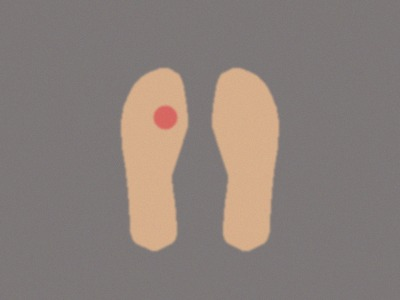
#> input picture samples/feet_inflamed.jpg, 400 x 300 px
$ python -i ai_analysis.py   (imports and definitions only)
#> lines starting #> are read from the running program, lines starting #| are printed output that depends on the picture; after the words box and inside, x2 and y2 are one past the last pixel; in counts of white or black regions, pixels touching at a corner belong together
#> further down, picture is the input picture: shape (300, 400, 3); mean B, G, R 122, 127.5, 138.3
"""
ai_analysis.py - general analysis of the foot from the normal (visible-light) camera.

Two layers:
  1. analyse_visual()  rule-based computer vision (works today, no training needed):
       finds each foot, then looks for areas that are redder than the rest of that foot
       (possible inflammation) and areas much darker than the rest (possible wound / tissue damage).
  2. FootAI            optionally adds a trained detector (ultralytics YOLO) if you pass a model file:
       python main.py --model my_foot_model.pt        (class names like "ulcer", "wound" are treated as serious)
       This part is UNTESTED here because there is no trained model yet.

The visible-light camera cannot measure temperature. The "redness map" it produces is a RELATIVE
colour index drawn with heat colours - it is NOT degrees.
Screening aid only: sensitive to lighting and white balance, not a diagnosis.
"""
import numpy as np
import cv2

import config as C


def _filled(mask_bool, min_area):
    cs, _ = cv2.findContours(mask_bool.astype(np.uint8), cv2.RETR_EXTERNAL, cv2.CHAIN_APPROX_SIMPLE)
    out = np.zeros(mask_bool.shape, np.uint8)
    cv2.drawContours(out, [c for c in cs if cv2.contourArea(c) >= min_area], -1, 1, -1)
    return out > 0


def _status(red_pct, dark_pct):
    if dark_pct >= C.DARK_ALERT_PCT or red_pct >= C.RED_ALERT_PCT:
        return "ALERT", "#f85149"
    if dark_pct >= C.DARK_WATCH_PCT or red_pct >= C.RED_WATCH_PCT:
        return "WATCH", "#d29922"
    return "NORMAL", "#3fb950"


def analyse_visual(frame):
    """
    Returns dict: found, annotated (BGR), redness_img (BGR), status, color,
                  feet = [ {side 'L'/'R'/'?', cx, red_pct, dark_pct, max_red, area_pct, status, color} ]
    """
    h, w = frame.shape[:2]
#> h = 300; w = 400
    blur = cv2.GaussianBlur(frame, (5, 5), 0)

    # 1) find the feet (skin segmentation)
    ycc = cv2.cvtColor(blur, cv2.COLOR_BGR2YCrCb)
#> ycc: shape (300, 400, 3); mean of channels 0, 1, 2 130.2, 133.9, 123.5
    skin = cv2.inRange(ycc, (0, 133, 77), (255, 180, 135))
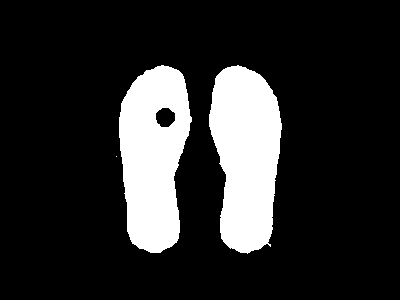
#> skin: shape (300, 400); 16.9% white; 3 white regions (1 under 20 px), largest, box (x1, y1, x2, y2) and area: (209, 65, 282, 254) 10276, (119, 65, 192, 253) 9974
    k = cv2.getStructuringElement(cv2.MORPH_ELLIPSE, (7, 7))
    skin = cv2.morphologyEx(skin, cv2.MORPH_OPEN, k)
#> skin: shape (300, 400); 16.9% white; 2 white regions, box (x1, y1, x2, y2) and area: (209, 65, 282, 254) 10259, (119, 65, 192, 253) 9965
    skin = cv2.morphologyEx(skin, cv2.MORPH_CLOSE, k, iterations=2)
#> skin: shape (300, 400); 16.9% white; 2 white regions
    cs, _ = cv2.findContours(skin, cv2.RETR_EXTERNAL, cv2.CHAIN_APPROX_SIMPLE)
#> cs = 2 contours; box (x1, y1, x2, y2) and area: (209, 65, 282, 254) 10053, (119, 65, 192, 253) 10044
    cs = [c for c in cs if cv2.contourArea(c) >= C.MIN_FOOT_FRAC * h * w]
    cs = sorted(cs, key=cv2.contourArea, reverse=True)[:2]
    if not cs:
        blank = np.full((h, w, 3), (30, 22, 20), np.uint8)
        return dict(found=False, annotated=frame, redness_img=blank, status="NO FOOT",
                    color="#8b949e", feet=[])

    def cx_of(c):
        m = cv2.moments(c)
#> m = moments, m00 10053, centre m10/m00, m01/m00 = (245.8, 154.7)
        return m["m10"] / m["m00"] if m["m00"] else 0.0

    cs = sorted(cs, key=cx_of)                              # left to right in the image
    if len(cs) == 2:
        sides = ["L", "R"] if C.AI_LEFT_IS_IMAGE_LEFT else ["R", "L"]
    else:
        sides = ["?"]

    lab = cv2.cvtColor(blur, cv2.COLOR_BGR2LAB).astype(np.float32)
    L, a = lab[:, :, 0], lab[:, :, 1]

    img = frame.copy()
    union = np.zeros((h, w), bool)
    masks = []
    for c in cs:
        m = np.zeros((h, w), np.uint8)
        cv2.drawContours(m, [c], -1, 255, -1)               # filled: wounds inside the foot stay inside
        masks.append(m > 0)
        union |= m > 0
#> this loop made 2 passes
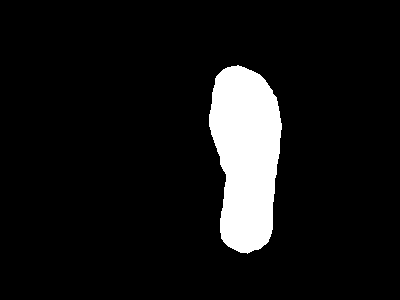
#> m: shape (300, 400); 8.6% white; 1 white region, box (x1, y1, x2, y2) and area: (209, 65, 282, 254) 10264
#> after the loop, masks = 2 items
    img[~union] = (img[~union] * 0.45).astype(np.uint8)

    vmap = np.zeros((h, w), np.float32)
    feet = []
    for c, m, side in zip(cs, masks, sides):
        area = float(m.sum())
        delta = a - float(np.median(a[m]))
        L_med = float(np.median(L[m]))
        min_area = C.MIN_REGION_FRAC * area
        red = _filled(m & (delta > C.RED_DELTA), min_area)
        dark = _filled(m & (L < L_med * C.DARK_RATIO), min_area)
        red_pct, dark_pct = 100.0 * red.sum() / area, 100.0 * dark.sum() / area
        status, color = _status(red_pct, dark_pct)
        feet.append(dict(side=side, cx=cx_of(c), red_pct=red_pct, dark_pct=dark_pct,
                         max_red=float(delta[m].max()), area_pct=100.0 * area / (h * w),
                         status=status, color=color))

        overlay = img.copy()
        overlay[red] = (0, 0, 255)
        overlay[dark] = (200, 60, 160)
        img = cv2.addWeighted(overlay, 0.40, img, 0.60, 0)
        cv2.drawContours(img, [c], -1, (80, 200, 80), 2)
        for mm, col in ((red, (0, 0, 255)), (dark, (200, 60, 160))):
            c2, _ = cv2.findContours(mm.astype(np.uint8), cv2.RETR_EXTERNAL, cv2.CHAIN_APPROX_SIMPLE)
            cv2.drawContours(img, c2, -1, col, 2)
        if red.any():
            iy, ix = np.unravel_index(np.argmax(np.where(red, delta, -1e9)), delta.shape)
            cv2.drawMarker(img, (int(ix), int(iy)), (255, 255, 255), cv2.MARKER_CROSS, 14, 2)
        x, y, bw, bh = cv2.boundingRect(c)
        cv2.putText(img, side, (x + bw // 2 - 6, max(18, y - 6)), cv2.FONT_HERSHEY_SIMPLEX, 0.6, (255, 255, 255), 2)

        v = np.clip((delta + C.RED_DELTA) / (3 * C.RED_DELTA), 0, 1)
        vmap[m] = v[m]
#> this loop made 2 passes
#> (side, area, L_med, min_area, red_pct, dark_pct, status, color) on pass 1: ('L', 10255, 188, 41.02, 4.91, 0, 'ALERT', '#f85149')
#> (side, area, L_med, min_area, red_pct, dark_pct, status, color) on pass 2: ('R', 10264, 188, 41.06, 0, 0, 'NORMAL', '#3fb950')
#> pass 1, in analyse_visual, `delta = a - float(np.median(a[m]))`:
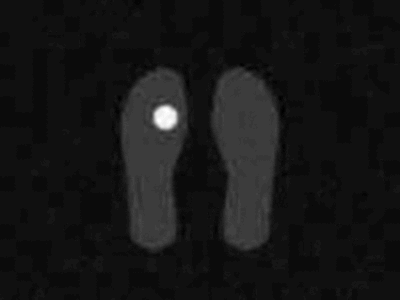
#> delta: shape (300, 400) float32; min -11, max 35, mean -6.9; drawn with min black and max white
#> pass 1, in analyse_visual, `red = _filled(m & (delta > C.RED_DELTA), min_area)`:
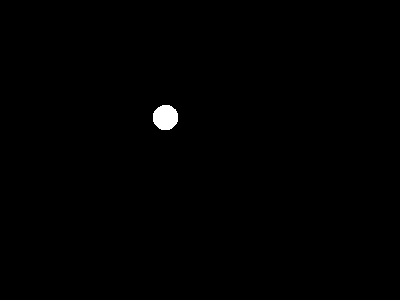
#> red: shape (300, 400) bool; 0.42% white; 1 white region, box (x1, y1, x2, y2) and area: (153, 105, 178, 130) 504
#> after the loop:
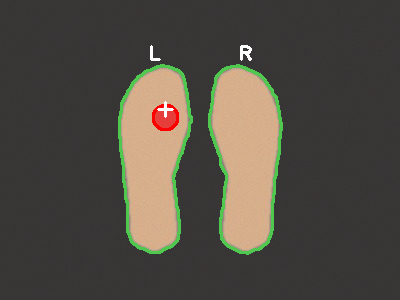
#> img: shape (300, 400, 3); mean B, G, R 67.2, 75.4, 80.9
#> after the loop:
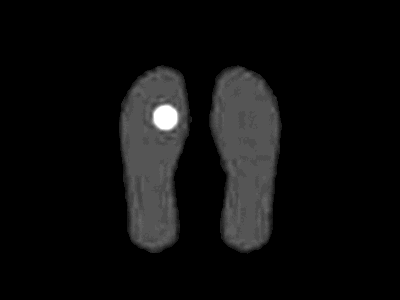
#> vmap: shape (300, 400) float32; min 0, max 1, mean 0.0537
#> after the loop, feet = 2 items

    # relative redness drawn with heat colours (NOT temperature)
    vmap = cv2.GaussianBlur(vmap, (0, 0), 3)
    heat = cv2.applyColorMap((vmap * 255).astype(np.uint8), cv2.COLORMAP_INFERNO)
    alpha = cv2.GaussianBlur(union.astype(np.float32), (0, 0), 2)[..., None]
    redness = (heat * alpha + np.array([30, 22, 20], np.float32) * (1 - alpha)).astype(np.uint8)
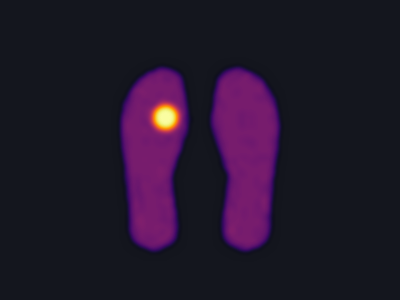
#> redness: shape (300, 400, 3); mean B, G, R 42.3, 22.9, 34.4

    order = {"NORMAL": 0, "WATCH": 1, "ALERT": 2}
    worst = max(feet, key=lambda f: order[f["status"]])
#> worst = {'side': 'L', 'cx': 153.2, 'red_pct': 4.91, 'dark_pct': 0, 'max_red': 35, 'area_pct': 8.55, 'status': 'ALERT', 'color': '#f85149'}
    return dict(found=True, annotated=img, redness_img=redness, status=worst["status"],
                color=worst["color"], feet=feet)


class FootAI:
    """analyse_visual() plus an optional trained YOLO detector."""
    def __init__(self, model_path=None):
        self.model, self.error = None, None
        if model_path:
            try:
                from ultralytics import YOLO               # pip install ultralytics
                self.model = YOLO(model_path)
            except Exception as e:                         # missing package / bad file: keep running
                self.error = str(e)

    def analyse(self, frame):
        res = analyse_visual(frame)
        res["detections"] = []
        if self.model is None:
            return res
        try:
            r = self.model(frame, verbose=False)[0]
            for b in r.boxes:
                conf = float(b.conf[0])
                label = str(r.names[int(b.cls[0])])
                x1, y1, x2, y2 = [int(v) for v in b.xyxy[0].tolist()]
                cx = (x1 + x2) / 2
                side = "?"
                if res["feet"]:
                    side = min(res["feet"], key=lambda f: abs(f["cx"] - cx))["side"]
                res["detections"].append(dict(label=label, conf=conf, side=side, box=(x1, y1, x2, y2)))
                cv2.rectangle(res["annotated"], (x1, y1), (x2, y2), (0, 215, 255), 2)
                cv2.putText(res["annotated"], f"{label} {conf:.0%}", (x1, max(14, y1 - 4)),
                            cv2.FONT_HERSHEY_SIMPLEX, 0.5, (0, 215, 255), 1)
        except Exception as e:
            self.error = str(e)
        return res

>>> import cv2
>>> picture = cv2.imread('samples/feet_inflamed.jpg')
>>> result = analyse_visual(picture)
#> result = 6 items
